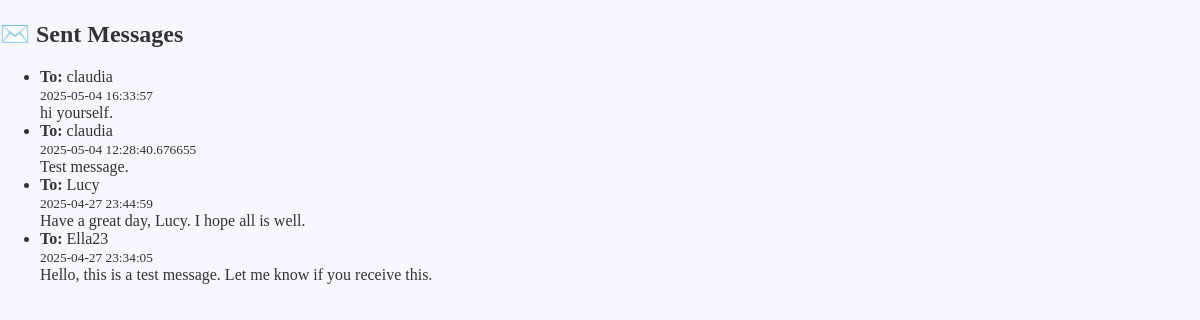
The app's page /sent_messages (signed in) with its own data.
### tables this page shows
CREATE TABLE messages (
        id INTEGER PRIMARY KEY AUTOINCREMENT,
        sender_id INTEGER,
        recipient_id INTEGER,
        content TEXT,
        timestamp DATETIME DEFAULT CURRENT_TIMESTAMP, read INTEGER DEFAULT 0, deleted INTEGER DEFAULT 0, is_read INTEGER DEFAULT 0,
        FOREIGN KEY(sender_id) REFERENCES users(id),
        FOREIGN KEY(recipient_id) REFERENCES users(id)
    );

CREATE TABLE users (
    id INTEGER PRIMARY KEY AUTOINCREMENT,
    username TEXT NOT NULL UNIQUE,
    password TEXT NOT NULL
, profile_pic TEXT, zodiac_sign TEXT, birth_year INTEGER, favorite_color TEXT, favorite_animal TEXT, favorite_subject TEXT, favorite_hobby TEXT, favorite_movie TEXT, favorite_book TEXT, is_admin INTEGER NOT NULL DEFAULT 0, first TEXT NOT NULL DEFAULT '', last TEXT NOT NULL DEFAULT '', is_approved INTEGER NOT NULL DEFAULT 0);

### app.py (the view)
@app.route('/sent_messages')
def sent_messages():
    user_id = session.get('user_id')
    if not user_id:
        return redirect(url_for('login'))
    db = get_db()
    sent = query_db(
        """
        SELECT
          m.id,
          u.username     AS recipient,
          m.content,
          m.timestamp
        FROM messages m
        JOIN users u ON m.recipient_id = u.id
        WHERE m.sender_id = ? AND m.deleted = 0
        ORDER BY m.timestamp DESC
        """,
        (user_id,)
    )
    return render_template('sent_messages.html', messages=sent)

### app.py (called while the page is built)
def get_db():
    if 'db' not in g:
        g.db = sqlite3.connect(DB_FILE)
        g.db.row_factory = sqlite3.Row
    return g.db

def query_db(query, args=(), one=False):
    conn = sqlite3.connect(DB_FILE)
    conn.row_factory = sqlite3.Row
    cur = conn.cursor()
    cur.execute(query, args)
    rv = cur.fetchall()
    conn.commit()
    conn.close()
    return (rv[0] if rv else None) if one else rv

### templates/sent_messages.html (shortened to what this page needs)
{% extends 'base.html' %}
{% block body %}
  <h2>✉️ Sent Messages</h2>
  {% if messages %}
    <ul class="message-list">
      {% for m in messages %}
        <li>
          <strong>To:</strong> {{ m['recipient'] }}<br>
          <small>{{ m['timestamp'] }}</small><br>
          <div>{{ m['content']|safe }}</div>
        </li>
      {% endfor %}
    </ul>
  {% else %}
    <p>No sent messages.</p>
  {% endif %}
{% endblock %}

### static/style.css (style rules this page uses)
body { font-family: 'Quicksand', 'Comic Sans MS', cursive; background-color: #f7f7ff; color: #333; margin: 0; padding: 0; }

### records on screen
messages: recipient "claudia", timestamp "2025-05-04 16:33:57", content "hi yourself."
messages: recipient "claudia", timestamp "2025-05-04 12:28:40.676655", content "Test message."
messages: recipient "Lucy", timestamp "2025-04-27 23:44:59", content "Have a great day, Lucy. I hope all is well."
messages: recipient "Ella23", timestamp "2025-04-27 23:34:05", content "Hello, this is a test message. Let me know if you receive this."
